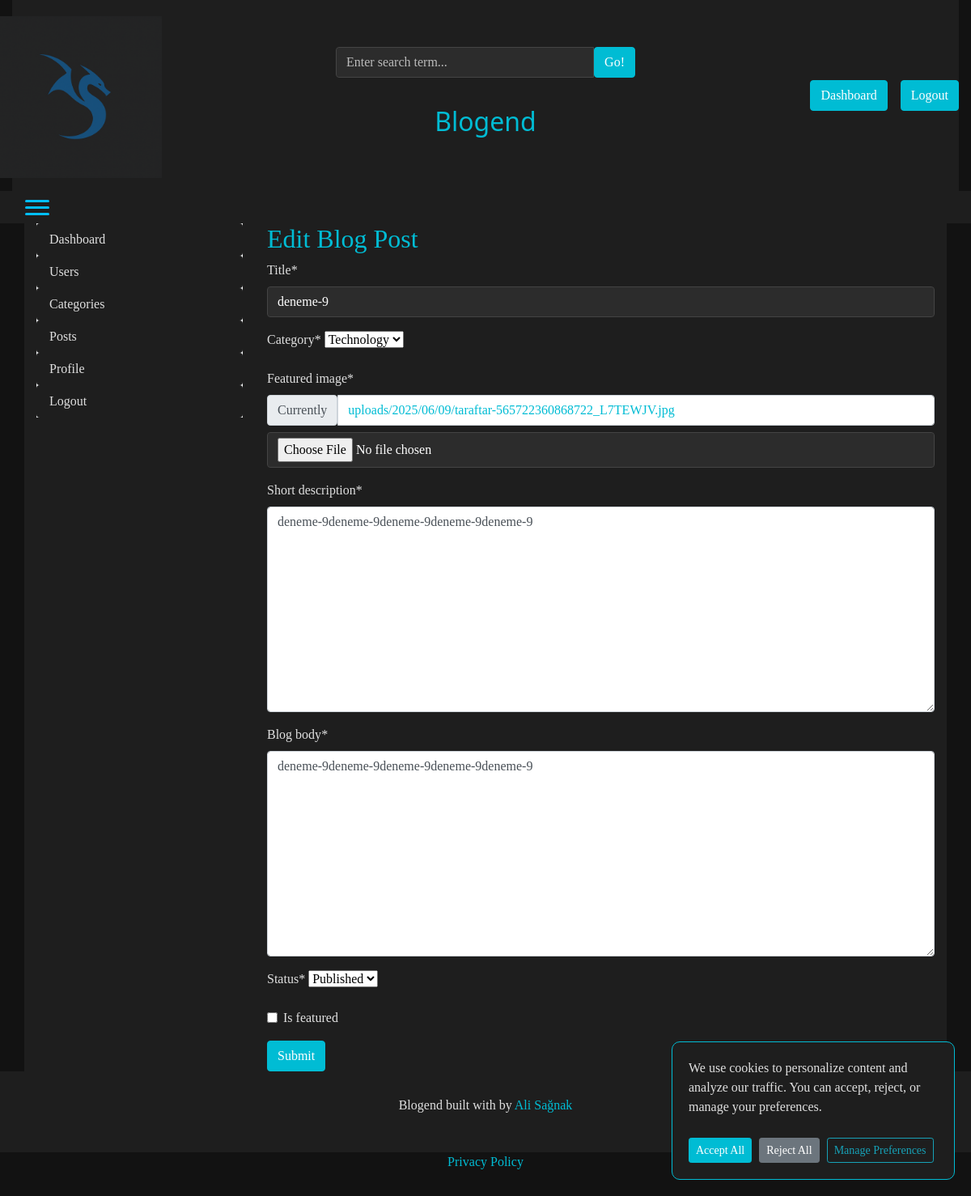
The page /dashboard/posts/edit/30 (signed in) on the database its author committed.
### blogs/models.py (models this page shows, shortened)
class Blog(models.Model):
        title = models.CharField(max_length=100)
        slug = models.SlugField(max_length=100, unique=True, blank=True)
        category = models.ForeignKey(Category, on_delete=models.CASCADE)
        author = models.ForeignKey(User, on_delete=models.CASCADE)
        featured_image = models.ImageField(upload_to="uploads/%Y/%m/%d")
        short_description = models.TextField(max_length=500)
        blog_body =  models.TextField(max_length=2000)
        status = models.CharField(max_length=20, choices=STATUS_CHOCİES, default="Draft")
        is_featured = models.BooleanField(default=False)
        created_at = models.DateTimeField(auto_now_add=True)
        updated_at = models.DateTimeField(auto_now=True)
        likes = models.ManyToManyField(User, related_name='liked_posts', blank=True)
        view_count = models.IntegerField(default=0)

### dashboards/views.py (the view, shortened to what this page needs)
# urls.py: path("posts/edit/<int:pk>", views.edit_post, name="edit_post"),
def edit_post(request, pk):
    if not request.user.is_authenticated or not (request.user.is_staff or request.user.is_superuser):
        return redirect('/')
    post = get_object_or_404(Blog, pk=pk)
    form = BlogPostForm(instance=post)
    context = {"form": form, "post": post}
    return render(request, "dashboard/edit_post.html", context)

### dashboards/forms.py
class BlogPostForm(forms.ModelForm):
    class Meta:
        model=Blog
        fields =("title", "category", "featured_image", "short_description", "blog_body", "status", "is_featured")

### blogs/context_processors.py (called while the page is built)
def get_categories(request):
    categories=Category.objects.all()
    return dict(categories=categories)

def get_social_links(request):
    social_links=SocialLink.objects.all()
    return dict(social_links=social_links)

### blogs/models.py (called while the page is built)
    def __str__(self):
        return self.category_name

### templates/dashboard/edit_post.html (shortened to what this page needs)
{% extends "base.html" %}
{% block content %}
{% load crispy_forms_tags %}
<div class="row">
    {% include "dashboard/sidebar.html" %}
     <div class="col-md-9">
        <h2>Edit Blog Post</h2>
        <form action="{% url "edit_post" post.id %}" method="POST" enctype="multipart/form-data">
            {{ form | crispy }}
            <button type="submit" class="btn btn-warning">Submit</button>
        </form>
     </div>
</div>
{% endblock %}

### blog_main/static/css/blog.css (style rules this page uses)
body { background-color: #121212 !important; color: #e0e0e0 !important; font-family: "Playfair Display", Georgia, "Times New Roman", serif; }
.blog-header-logo:hover, h1, h2, h3, h4, h5, h6, a, .btn-warning, .btn-primary, .pagination .btn-warning, .pagination .btn-primary { color: #00bcd4 !important; }
input.form-control { background-color: #2c2c2c; color: #ffffff; border: 1px solid #444; }
input.form-control::placeholder { color: #bbbbbb; }
.btn-warning, .btn-primary, .pagination .btn-warning, .pagination .btn-primary { background-color: #00bcd4 !important; border-color: #00bcd4 !important; color: #ffffff !important; }

### rows shown on the page
Blog: title "deneme-9", category "Technology", short_description "deneme-9deneme-9deneme-9deneme-9deneme-9", blog_body "deneme-9deneme-9deneme-9deneme-9deneme-9", status "Published"
